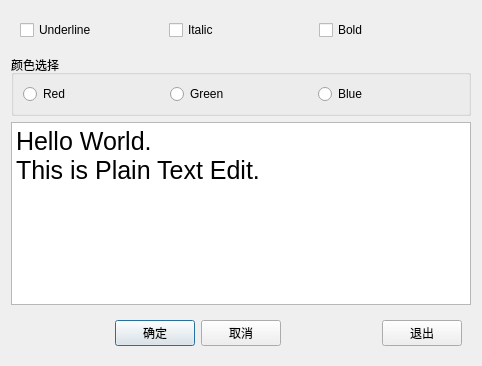
<?xml version="1.0" encoding="UTF-8"?>
<ui version="4.0">
 <class>Dialog</class>
 <widget class="QDialog" name="Dialog">
  <property name="geometry">
   <rect>
    <x>0</x>
    <y>0</y>
    <width>482</width>
    <height>366</height>
   </rect>
  </property>
  <property name="windowTitle">
   <string>Dialog</string>
  </property>
  <layout class="QVBoxLayout" name="verticalLayout">
   <item>
    <widget class="QWidget" name="widget" native="true">
     <layout class="QHBoxLayout" name="horizontalLayout">
      <item>
       <widget class="QCheckBox" name="checkBoxUnderline">
        <property name="text">
         <string>Underline</string>
        </property>
       </widget>
      </item>
      <item>
       <widget class="QCheckBox" name="checkBoxItalic">
        <property name="text">
         <string>Italic</string>
        </property>
       </widget>
      </item>
      <item>
       <widget class="QCheckBox" name="checkBoxBold">
        <property name="text">
         <string>Bold</string>
        </property>
       </widget>
      </item>
     </layout>
    </widget>
   </item>
   <item>
    <widget class="QGroupBox" name="groupBox">
     <property name="title">
      <string>颜色选择</string>
     </property>
     <layout class="QHBoxLayout" name="horizontalLayout_2">
      <item>
       <widget class="QRadioButton" name="radioBtnRed">
        <property name="text">
         <string>Red</string>
        </property>
       </widget>
      </item>
      <item>
       <widget class="QRadioButton" name="radioBtnGreen">
        <property name="text">
         <string>Green</string>
        </property>
       </widget>
      </item>
      <item>
       <widget class="QRadioButton" name="radioBtnBlue">
        <property name="text">
         <string>Blue</string>
        </property>
       </widget>
      </item>
     </layout>
    </widget>
   </item>
   <item>
    <widget class="QPlainTextEdit" name="plainTextEdit">
     <property name="font">
      <font>
       <pointsize>19</pointsize>
      </font>
     </property>
     <property name="plainText">
      <string>Hello World.
This is Plain Text Edit.</string>
     </property>
    </widget>
   </item>
   <item>
    <widget class="QWidget" name="widget_2" native="true">
     <layout class="QHBoxLayout" name="horizontalLayout_3">
      <item>
       <spacer name="horizontalSpacer">
        <property name="orientation">
         <enum>Qt::Orientation::Horizontal</enum>
        </property>
        <property name="sizeHint" stdset="0">
         <size>
          <width>40</width>
          <height>20</height>
         </size>
        </property>
       </spacer>
      </item>
      <item>
       <widget class="QPushButton" name="pushBtnOK">
        <property name="text">
         <string>确定</string>
        </property>
       </widget>
      </item>
      <item>
       <widget class="QPushButton" name="pushBtnCancel">
        <property name="text">
         <string>取消</string>
        </property>
       </widget>
      </item>
      <item>
       <spacer name="horizontalSpacer_2">
        <property name="orientation">
         <enum>Qt::Orientation::Horizontal</enum>
        </property>
        <property name="sizeHint" stdset="0">
         <size>
          <width>40</width>
          <height>20</height>
         </size>
        </property>
       </spacer>
      </item>
      <item>
       <widget class="QPushButton" name="pushBtnQuit">
        <property name="text">
         <string>退出</string>
        </property>
       </widget>
      </item>
     </layout>
    </widget>
   </item>
  </layout>
 </widget>
 <resources/>
 <connections>
  <connection>
   <sender>pushBtnOK</sender>
   <signal>clicked(bool)</signal>
   <receiver>Dialog</receiver>
   <slot>accept()</slot>
   <hints>
    <hint type="sourcelabel">
     <x>141</x>
     <y>329</y>
    </hint>
    <hint type="destinationlabel">
     <x>240</x>
     <y>182</y>
    </hint>
   </hints>
  </connection>
  <connection>
   <sender>pushBtnCancel</sender>
   <signal>clicked(bool)</signal>
   <receiver>Dialog</receiver>
   <slot>reject()</slot>
   <hints>
    <hint type="sourcelabel">
     <x>241</x>
     <y>329</y>
    </hint>
    <hint type="destinationlabel">
     <x>240</x>
     <y>182</y>
    </hint>
   </hints>
  </connection>
  <connection>
   <sender>pushBtnQuit</sender>
   <signal>clicked(bool)</signal>
   <receiver>Dialog</receiver>
   <slot>close()</slot>
   <hints>
    <hint type="sourcelabel">
     <x>413</x>
     <y>329</y>
    </hint>
    <hint type="destinationlabel">
     <x>240</x>
     <y>182</y>
    </hint>
   </hints>
  </connection>
 </connections>
</ui>
